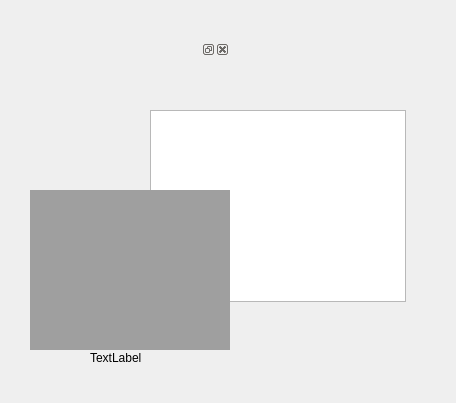
<?xml version="1.0" encoding="UTF-8"?>
<ui version="4.0">
 <class>Widget</class>
 <widget class="QWidget" name="Widget">
  <property name="geometry">
   <rect>
    <x>0</x>
    <y>0</y>
    <width>456</width>
    <height>403</height>
   </rect>
  </property>
  <property name="windowTitle">
   <string>Widget</string>
  </property>
  <widget class="QTableWidget" name="tableWidget">
   <property name="geometry">
    <rect>
     <x>150</x>
     <y>110</y>
     <width>256</width>
     <height>192</height>
    </rect>
   </property>
  </widget>
  <widget class="QLabel" name="label">
   <property name="geometry">
    <rect>
     <x>90</x>
     <y>350</y>
     <width>58</width>
     <height>16</height>
    </rect>
   </property>
   <property name="text">
    <string>TextLabel</string>
   </property>
  </widget>
  <widget class="QMdiArea" name="mdiArea">
   <property name="geometry">
    <rect>
     <x>30</x>
     <y>190</y>
     <width>200</width>
     <height>160</height>
    </rect>
   </property>
  </widget>
  <widget class="QDockWidget" name="dockWidget">
   <property name="geometry">
    <rect>
     <x>110</x>
     <y>40</y>
     <width>120</width>
     <height>80</height>
    </rect>
   </property>
   <widget class="QWidget" name="dockWidgetContents"/>
  </widget>
 </widget>
 <resources/>
 <connections/>
</ui>
